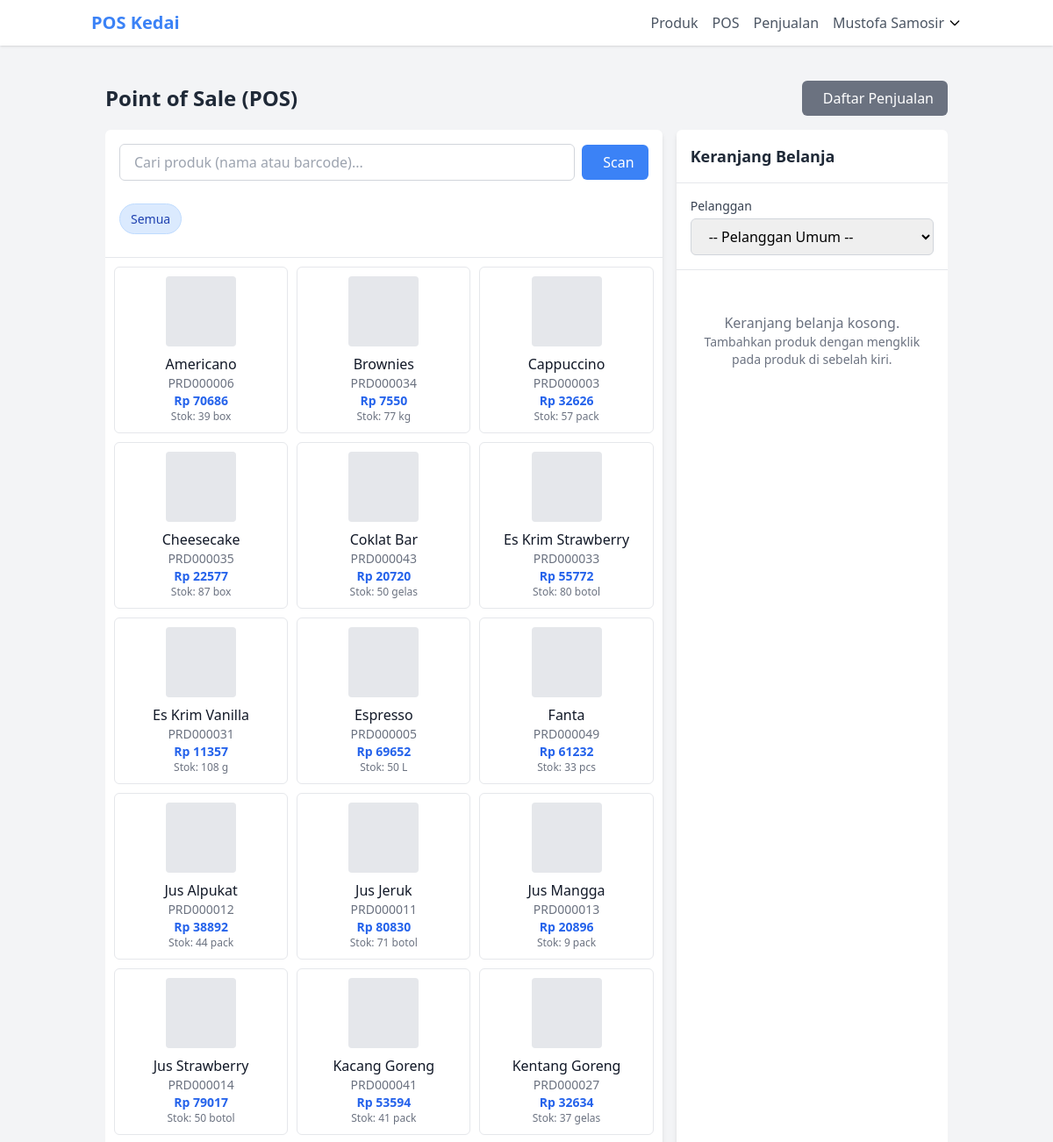
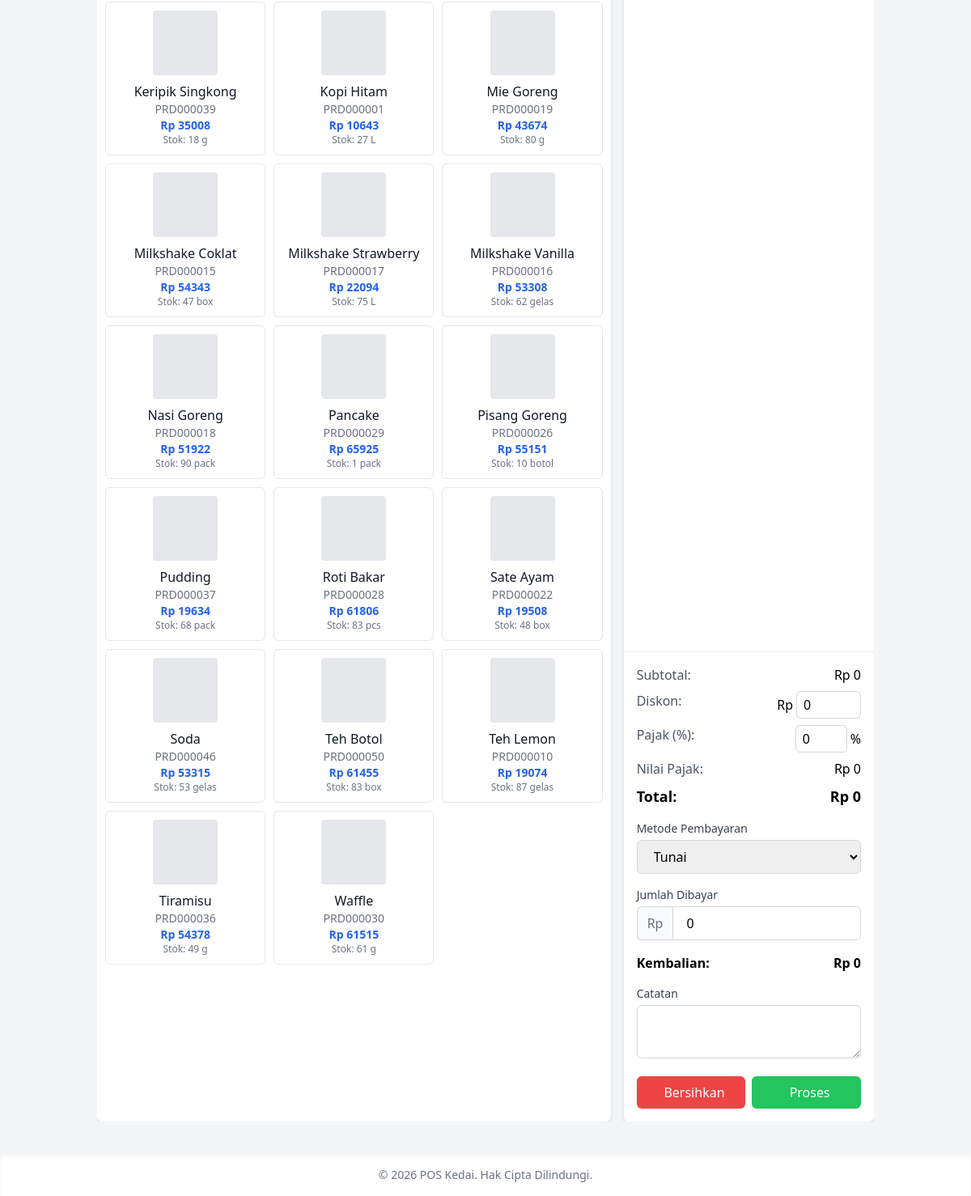
/inventory/pos/ (signed in), run on the app's committed database (2 pictures, top to bottom).
### core/models.py (models this page shows, shortened)
class User(AbstractUser):
    class Role(models.TextChoices):
        ADMIN = 'ADMIN', _('Admin')
        OWNER = 'OWNER', _('Pemilik Toko')
        EMPLOYEE = 'EMPLOYEE', _('Karyawan')
    username = None
    email = models.EmailField(_('alamat email'), unique=True)
    role = models.CharField(
        max_length=10,
        choices=Role.choices,
        default=Role.EMPLOYEE,
        verbose_name=_('peran')
    )
    phone_number = models.CharField(_('nomor telepon'), max_length=15, blank=True)
    address = models.TextField(_('alamat'), blank=True)
    profile_picture = models.ImageField(
        upload_to='profile_pictures/',
        blank=True,
        null=True,
        verbose_name=_('foto profil')
    )
    date_joined = models.DateTimeField(_('tanggal bergabung'), auto_now_add=True)
    last_login = models.DateTimeField(_('terakhir login'), auto_now=True)
    is_active = models.BooleanField(_('aktif'), default=True)
    objects = UserManager()
    USERNAME_FIELD = 'email'
    REQUIRED_FIELDS = []
    class Meta:
        verbose_name = _('pengguna')
        verbose_name_plural = _('pengguna')
    @property
    def is_admin(self):
        return self.role == self.Role.ADMIN
    @property
    def is_owner(self):
        return self.role == self.Role.OWNER

### inventory/models.py (models this page shows, shortened)
class Product(models.Model):
    name = models.CharField(_('nama produk'), max_length=255)
    barcode = models.CharField(_('barcode'), max_length=100, unique=True, blank=True, null=True)
    qr_code = models.ImageField(_('QR code'), upload_to='qr_codes/', blank=True, null=True)
    category = models.ForeignKey(Category, on_delete=models.SET_NULL, null=True, related_name='products', verbose_name=_('kategori'))
    purchase_price = models.DecimalField(_('harga beli'), max_digits=10, decimal_places=2)
    selling_price = models.DecimalField(_('harga jual'), max_digits=10, decimal_places=2)
    stock = models.PositiveIntegerField(_('stok'))
    min_stock = models.PositiveIntegerField(_('stok minimum'), default=5)
    unit = models.CharField(_('satuan'), max_length=50, default='pcs')
    description = models.TextField(_('deskripsi'), blank=True)
    image = models.ImageField(_('gambar'), upload_to='product_images/', blank=True, null=True)
    is_active = models.BooleanField(_('aktif'), default=True)
    created_at = models.DateTimeField(_('dibuat pada'), auto_now_add=True)
    updated_at = models.DateTimeField(_('diperbarui pada'), auto_now=True)
    class Meta:
        verbose_name = _('produk')
        verbose_name_plural = _('produk')
        ordering = ['name']

### inventory/views.py (the view)
# urls.py: path('pos/', views.pos, name='pos'),
@login_required
def pos(request):
    if request.method == 'POST':
        form = SaleForm(request.POST)
        if form.is_valid():
            sale = form.save(commit=False)
            sale.created_by = request.user
            items_data = json.loads(request.POST.get('items_data', '[]'))
            total_amount = sum(float(item['total_price']) for item in items_data)
            sale.total_amount = total_amount
            sale.grand_total = total_amount - sale.discount + sale.tax
            sale.save()
            for item_data in items_data:
                product = Product.objects.get(pk=item_data['product_id'])
                quantity = int(item_data['quantity'])
                unit_price = float(item_data['unit_price'])
                discount = float(item_data.get('discount', 0))
                SaleItem.objects.create(
                    sale=sale,
                    product=product,
                    quantity=quantity,
                    unit_price=unit_price,
                    discount=discount,
                    total_price=(quantity * unit_price) - discount
                )
            messages.success(request, 'Penjualan berhasil ditambahkan.')
            return redirect('inventory:sale_invoice', pk=sale.pk)
    else:
        form = SaleForm()
    products = Product.objects.filter(is_active=True, stock__gt=0)
    customers = Customer.objects.all()
    return render(request, 'inventory/pos.html', {
        'form': form,
        'products': products,
        'customers': customers
    })

### inventory/views.py
class SaleForm(forms.ModelForm):
    class Meta:
        model = Sale
        fields = ['customer', 'payment_method', 'discount', 'tax', 'notes']
        widgets = {
            'customer': forms.Select(attrs={'class': 'form-select w-full rounded-md'}),
            'payment_method': forms.Select(attrs={'class': 'form-select w-full rounded-md'}),
            'discount': forms.NumberInput(attrs={'class': 'form-input w-full rounded-md', 'min': '0'}),
            'tax': forms.NumberInput(attrs={'class': 'form-input w-full rounded-md', 'min': '0'}),
            'notes': forms.Textarea(attrs={'class': 'form-textarea w-full rounded-md', 'rows': 3}),
        }

### templates/inventory/pos.html (shortened to what this page needs)
{% extends 'base/base.html' %}
{% load static %}
{% block extra_css %}
<link rel="stylesheet" href="https://cdn.jsdelivr.net/npm/select2@4.1.0-rc.0/dist/css/select2.min.css" />
{% endblock %}
{% block content %}
<div class="container-fluid mx-auto px-4 py-4">
    <div class="flex justify-between items-center mb-4">
        <h1 class="text-2xl font-bold text-gray-800">Point of Sale (POS)</h1>
        <div class="flex space-x-2">
            <a href="{% url 'inventory:sale_list' %}" class="bg-gray-500 hover:bg-gray-600 text-white py-2 px-4 rounded-md">
                 Daftar Penjualan
            </a>
        </div>
    </div>
    <div class="pos-container grid grid-cols-1 md:grid-cols-3 gap-4">
        <div class="md:col-span-2 bg-white shadow-md rounded-md overflow-hidden">
            <div class="p-4 border-b">
                <div class="flex items-center mb-4">
                    <div class="flex-grow">
                        <input type="text" id="searchProduct" class="border border-gray-300 rounded-md w-full px-4 py-2 focus:outline-none focus:ring-2 focus:ring-blue-500 focus:border-transparent" placeholder="Cari produk (nama atau barcode)...">
                    </div>
                    <div class="ml-2">
                        <button id="scanBarcodeBtn" class="bg-blue-500 hover:bg-blue-600 text-white py-2 px-4 rounded-md">
                             Scan
                        </button>
                    </div>
                </div>
                <div class="category-pills">
                    <div class="category-pill bg-blue-100 text-blue-800 border border-blue-200" data-category="all">Semua</div>
                </div>
            </div>
            <div class="product-grid" id="productGrid">
                {% for product in products %}
                <div class="product-card" data-product-id="{{ product.id }}" data-product-name="{{ product.name }}" data-product-price="{{ product.selling_price }}" data-product-stock="{{ product.stock }}" data-product-unit="{{ product.unit }}" data-category-id="{{ product.category.id }}">
                    <div class="text-center mb-2">
                        {% if product.image %}
                        <img src="{{ product.image.url }}" alt="{{ product.name }}" class="h-20 w-20 object-contain mx-auto">
                        {% else %}
                        <div class="h-20 w-20 bg-gray-200 flex items-center justify-center mx-auto rounded">
                        </div>
                        {% endif %}
                    </div>
                    <div class="text-center">
                        <h3 class="font-medium text-gray-900 truncate">{{ product.name }}</h3>
                        <p class="text-sm text-gray-500 truncate">{{ product.barcode }}</p>
                        <p class="text-sm font-bold text-blue-600">Rp {{ product.selling_price|floatformat:0 }}</p>
                        <p class="text-xs text-gray-500">Stok: {{ product.stock }} {{ product.unit }}</p>
                    </div>
                </div>
                {% empty %}
                <div class="col-span-full text-center py-8 text-gray-500">
                    <i class="fas fa-box-open text-4xl mb-2"></i>
                    <p>Tidak ada produk yang tersedia.</p>
                </div>
                {% endfor %}
            </div>
        </div>
        <div class="md:col-span-1">
            <div class="cart-container bg-white shadow-md rounded-md overflow-hidden h-full">
                <div class="p-4 border-b">
                    <h2 class="text-lg font-semibold text-gray-800">Keranjang Belanja</h2>
                </div>
                <div class="p-4 border-b">
                    <label for="customerSelect" class="block text-sm font-medium text-gray-700 mb-1">Pelanggan</label>
                    <select id="customerSelect" class="customer-select border border-gray-300 rounded-md w-full px-4 py-2 focus:outline-none focus:ring-2 focus:ring-blue-500 focus:border-transparent">
                        <option value="">-- Pelanggan Umum --</option>
                    </select>
                </div>
                <div class="cart-items p-4" id="cartItems">
                    <div class="text-center py-8 text-gray-500" id="emptyCartMessage">
                        <p>Keranjang belanja kosong.</p>
                        <p class="text-sm">Tambahkan produk dengan mengklik pada produk di sebelah kiri.</p>
                    </div>
                </div>
                <div class="cart-summary p-4">
                    <div class="mb-4">
                        <div class="flex justify-between mb-2">
                            <span class="text-gray-600">Subtotal:</span>
                            <span id="subtotalAmount">Rp 0</span>
                        </div>
                        <div class="flex justify-between mb-2">
                            <span class="text-gray-600">Diskon:</span>
                            <div class="flex items-center">
                                <span>Rp</span>
                                <input type="number" id="discountAmount" class="border border-gray-300 rounded-md w-20 px-2 py-1 ml-1 focus:outline-none focus:ring-1 focus:ring-blue-500 focus:border-transparent" value="0" min="0">
                            </div>
                        </div>
                        <div class="flex justify-between mb-2">
                            <span class="text-gray-600">Pajak (%):</span>
                            <div class="flex items-center">
                                <input type="number" id="taxPercent" class="border border-gray-300 rounded-md w-16 px-2 py-1 focus:outline-none focus:ring-1 focus:ring-blue-500 focus:border-transparent" value="0" min="0" max="100" step="0.1">
                                <span class="ml-1">%</span>
                            </div>
                        </div>
                        <div class="flex justify-between mb-2">
                            <span class="text-gray-600">Nilai Pajak:</span>
                            <span id="taxAmount">Rp 0</span>
                        </div>
                        <div class="flex justify-between mb-2 text-lg font-bold">
                            <span>Total:</span>
                            <span id="totalAmount">Rp 0</span>
                        </div>
                    </div>
                    <div class="mb-4">
                        <label for="paymentMethod" class="block text-sm font-medium text-gray-700 mb-1">Metode Pembayaran</label>
                        <select id="paymentMethod" class="border border-gray-300 rounded-md w-full px-4 py-2 focus:outline-none focus:ring-2 focus:ring-blue-500 focus:border-transparent">
                            <option value="CASH">Tunai</option>
                        </select>
                    </div>
                    <div class="mb-4">
                        <label for="amountPaid" class="block text-sm font-medium text-gray-700 mb-1">Jumlah Dibayar</label>
                        <div class="flex">
                            <span class="inline-flex items-center px-3 rounded-l-md border border-r-0 border-gray-300 bg-gray-50 text-gray-500">Rp</span>
                            <input type="number" id="amountPaid" class="border border-gray-300 rounded-r-md w-full px-4 py-2 focus:outline-none focus:ring-2 focus:ring-blue-500 focus:border-transparent" value="0" min="0">
                        </div>
                    </div>
                    <div class="mb-4">
                        <div class="flex justify-between font-bold">
                            <span id="changeLabel">Kembalian:</span>
                            <span id="changeAmount">Rp 0</span>
                        </div>
                    </div>
                    <div class="mb-4">
                        <label for="saleNotes" class="block text-sm font-medium text-gray-700 mb-1">Catatan</label>
                        <textarea id="saleNotes" rows="2" class="border border-gray-300 rounded-md w-full px-4 py-2 focus:outline-none focus:ring-2 focus:ring-blue-500 focus:border-transparent"></textarea>
                    </div>
                    <div class="grid grid-cols-2 gap-2">
                        <button id="clearCartBtn" class="bg-red-500 hover:bg-red-600 text-white py-2 px-4 rounded-md">
                             Bersihkan
                        </button>
                        <button id="processPaymentBtn" class="bg-green-500 hover:bg-green-600 text-white py-2 px-4 rounded-md">
                             Proses
                        </button>
                    </div>
                </div>
            </div>
        </div>
    </div>
</div>
{% endblock %}

### templates/base/base.html (shortened to what this page needs)
<!DOCTYPE html>
<html lang="id">
<head>
    <script src="https://cdn.tailwindcss.com"></script>
    {% block extra_css %}{% endblock %}
</head>
<body class="bg-gray-100 min-h-screen flex flex-col">
    <header class="bg-white shadow">
        <nav class="container mx-auto px-4 py-3 flex justify-between items-center">
            <div class="flex items-center space-x-4">
                <a href="{% url 'dashboard' %}" class="text-xl font-bold text-primary">POS Kedai</a>
            </div>
            <div class="hidden md:flex items-center space-x-4">
                {% if user.is_authenticated %}
                    <a href="{% url 'inventory:product_list' %}" class="text-gray-600 hover:text-primary">Produk</a>
                    <a href="{% url 'inventory:pos' %}" class="text-gray-600 hover:text-primary">POS</a>
                    <a href="{% url 'inventory:sale_list' %}" class="text-gray-600 hover:text-primary">Penjualan</a>
                    <div class="relative" x-data="{ open: false }">
                        <button @click="open = !open" class="flex items-center space-x-1 focus:outline-none">
                            <span class="text-gray-600">{{ user.get_full_name|default:user.email }}</span>
                            <svg class="w-4 h-4" fill="none" stroke="currentColor" viewBox="0 0 24 24" xmlns="http://www.w3.org/2000/svg">
                                <path stroke-linecap="round" stroke-linejoin="round" stroke-width="2" d="M19 9l-7 7-7-7"></path>
                            </svg>
                        </button>
                    </div>
                {% else %}
                    <a href="{% url 'login' %}" class="text-gray-600 hover:text-primary">Login</a>
                {% endif %}
            </div>
        </nav>
    </header>
    <main class="flex-grow container mx-auto px-4 py-6">
        {% block content %}{% endblock %}
    </main>
    <footer class="bg-white shadow-inner py-4">
        <div class="container mx-auto px-4 text-center text-gray-500 text-sm">
            &copy; {% now "Y" %} POS Kedai. Hak Cipta Dilindungi.
        </div>
    </footer>
</body>
</html>

### templates/inventory/pos.html (style rules this page uses)
.pos-container { height: calc(100vh - 80px); overflow: hidden; }
.product-grid { display: grid; grid-template-columns: repeat(auto-fill, minmax(150px, 1fr)); gap: 10px; overflow-y: auto; max-height: calc(100vh - 250px); padding: 10px; }
.product-card { border: 1px solid #E5E7EB; border-radius: 0.375rem; padding: 10px; cursor: pointer; transition: all 0.2s; }
.cart-container { display: flex; flex-direction: column; height: 100%; }
.cart-items { flex-grow: 1; overflow-y: auto; max-height: calc(100vh - 400px); }
.cart-summary { border-top: 1px solid #E5E7EB; padding-top: 10px; }
.category-pills { display: flex; overflow-x: auto; padding: 10px 0; gap: 8px; white-space: nowrap; }
.category-pill { padding: 6px 12px; border-radius: 9999px; font-size: 0.875rem; cursor: pointer; transition: all 0.2s; }

### data on the page
User: get_full_name "Mustofa Samosir"
Product: name "Americano", barcode "PRD000006", selling_price "70686", stock "39", unit "box"
Product: name "Brownies", barcode "PRD000034", selling_price "7550", stock "77", unit "kg"
Product: name "Cappuccino", barcode "PRD000003", selling_price "32626", stock "57", unit "pack"
Product: name "Cheesecake", barcode "PRD000035", selling_price "22577", stock "87", unit "box"
Product: name "Coklat Bar", barcode "PRD000043", selling_price "20720", stock "50", unit "gelas"
Product: name "Es Krim Strawberry", barcode "PRD000033", selling_price "55772", stock "80", unit "botol"
Product: name "Es Krim Vanilla", barcode "PRD000031", selling_price "11357", stock "108", unit "g"
Product: name "Espresso", barcode "PRD000005", selling_price "69652", stock "50", unit "L"
Product: name "Fanta", barcode "PRD000049", selling_price "61232", stock "33", unit "pcs"
Product: name "Jus Alpukat", barcode "PRD000012", selling_price "38892", stock "44", unit "pack"
Product: name "Jus Jeruk", barcode "PRD000011", selling_price "80830", stock "71", unit "botol"
Product: name "Jus Mangga", barcode "PRD000013", selling_price "20896", stock "9", unit "pack"
Product: name "Jus Strawberry", barcode "PRD000014", selling_price "79017", stock "50", unit "botol"
Product: name "Kacang Goreng", barcode "PRD000041", selling_price "53594", stock "41", unit "pack"
Product: name "Kentang Goreng", barcode "PRD000027", selling_price "32634", stock "37", unit "gelas"
Product: name "Keripik Singkong", barcode "PRD000039", selling_price "35008", stock "18", unit "g"
Product: name "Kopi Hitam", barcode "PRD000001", selling_price "10643", stock "27", unit "L"
Product: name "Mie Goreng", barcode "PRD000019", selling_price "43674", stock "80", unit "g"
Product: name "Milkshake Coklat", barcode "PRD000015", selling_price "54343", stock "47", unit "box"
Product: name "Milkshake Strawberry", barcode "PRD000017", selling_price "22094", stock "75", unit "L"
Product: name "Milkshake Vanilla", barcode "PRD000016", selling_price "53308", stock "62", unit "gelas"
Product: name "Nasi Goreng", barcode "PRD000018", selling_price "51922", stock "90", unit "pack"
Product: name "Pancake", barcode "PRD000029", selling_price "65925", stock "1", unit "pack"
Product: name "Pisang Goreng", barcode "PRD000026", selling_price "55151", stock "10", unit "botol"
Product: name "Pudding", barcode "PRD000037", selling_price "19634", stock "68", unit "pack"
Product: name "Roti Bakar", barcode "PRD000028", selling_price "61806", stock "83", unit "pcs"
Product: name "Sate Ayam", barcode "PRD000022", selling_price "19508", stock "48", unit "box"
Product: name "Soda", barcode "PRD000046", selling_price "53315", stock "53", unit "gelas"
Product: name "Teh Botol", barcode "PRD000050", selling_price "61455", stock "83", unit "box"
Product: name "Teh Lemon", barcode "PRD000010", selling_price "19074", stock "87", unit "gelas"
Product: name "Tiramisu", barcode "PRD000036", selling_price "54378", stock "49", unit "g"
Product: name "Waffle", barcode "PRD000030", selling_price "61515", stock "61", unit "g"
